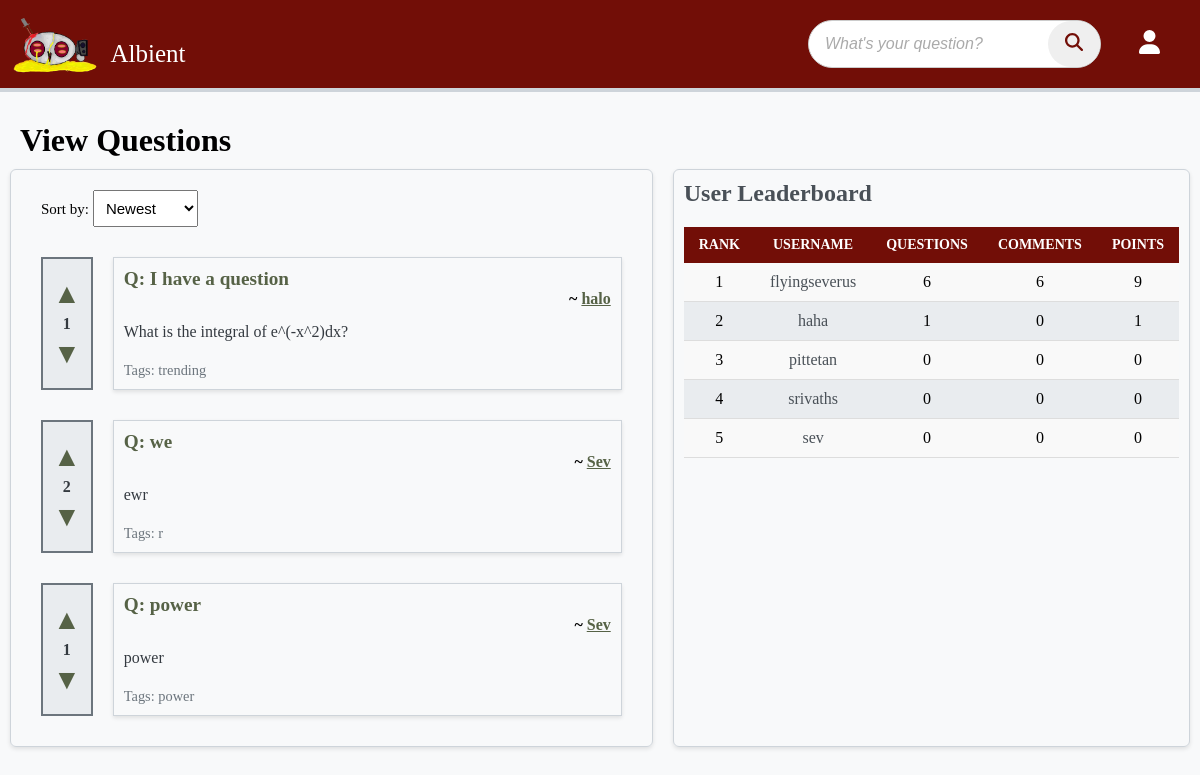
Screenshot of / (signed in) with the database file from the repository.
### albient/models.py (models this page shows)
class Question(db.Model):
    id = sa.Column(sa.Integer, primary_key=True, unique=True)
    title = sa.Column(sa.String(64))
    content = sa.Column(sa.Text)
    user_id = sa.Column(sa.Integer, sa.ForeignKey("user.id"))
    comments = relationship("Comment", backref="question", lazy=True)
    tags = sa.Column(sa.String(32))
    votes = sa.Column(sa.Integer, default=0)
    is_resolved = sa.Column(sa.Boolean, default=False)

class User(db.Model, UserMixin):
    id = sa.Column(sa.Integer, primary_key=True, unique=True)
    role_id = sa.Column(sa.Integer, default=0)  # 0 for normal users, 1 for admin
    email = sa.Column(sa.String(320))
    username = sa.Column(sa.String(64), nullable=False, unique=True)
    display_name = sa.Column(sa.String(32))
    password = sa.Column(sa.String(64), nullable=False)
    rep_points = sa.Column(sa.Integer)
    questions = relationship("Question", backref="op", lazy=True)
    replies = relationship("Comment", backref="op", lazy=True)

### albient/routes.py (the view, shortened to what this page needs)
@app.route("/home")
@app.route("/")
def home():
    sort_by = request.args.get("sort_by", "id")
    leaderboard_data = (
        db.session.query(
            User.id,
            User.username,
            func.count(Question.id).label("questions_asked"),
            func.count(Comment.id).label("comments_made"),
            func.sum(Question.votes).label("total_votes_received"),
        )
        .outerjoin(Question, User.id == Question.user_id)
        .outerjoin(Comment, User.id == Comment.user_id)
        .group_by(User.id)
        .order_by(func.sum(Question.votes).desc())
        .all()
    )
    if sort_by == "popularity":
        questions = Question.query.order_by(Question.votes.desc()).all()
    else:
        questions = Question.query.order_by(Question.id.desc()).all()
    return render_template(
        "home.html", questions=questions, leaderboard_data=leaderboard_data
    )

### albient/models.py (called while the page is built)
@login_manager.user_loader
def load_user(user_id):
    return User.query.get(int(user_id))

### albient/templates/home.html (shortened to what this page needs)
{% extends 'base.html' %}
{% block content %}
  <h1>View Questions</h1>
  <div class="parent">
    <div class="view_questions">
      <form method="get" action="{{ url_for('home') }}" class="sort-form">
        <label for="sort_by">Sort by:</label>
        <select id="sort_by" name="sort_by" onchange="this.form.submit()">
            <option value="id" {% if request.args.get('sort_by') == 'id' %}selected{% endif %}>Newest</option>
        </select>
      </form>
      {% for question in questions %}
      <div class="question">
        <div class="vote-buttons">
            <a class="vote-button upvote-icon" href="{{url_for('upvote_post', post_id=question.id, del=1) }}" >&#9650;</a>
            <span>{{ question.votes }}</span>
            <a class="vote-button downvote-icon" href="{{url_for('upvote_post', post_id=question.id, del=-1) }}">&#9660;</a>
        </div>
        <div class="notvotebuttons">
          <a href="{{ url_for('view_question', id=question.id) }}" class="question-title">Q: {{ question.title }}</a>
          <h4>~ <a href="{{ url_for('view_user', username=question.op.username)}}">{{ question.op.display_name }}</a> </h4>
          <p>{{ question.content }}</p>
          <small>Tags: {{ question.tags }}</small>
        </div>
      </div>
      {% endfor %}
    </div>
    <div class="ask_questions">
        <h2>User Leaderboard</h2>
        <table class="leaderboard">
          <thead>
              <tr>
                  <th>Rank</th>
                  <th>Username</th>
                  <th>Questions </th>
                  <th>Comments </th>
                  <th>Points</th>
              </tr>
          </thead>
          <tbody>
              {% for user in leaderboard_data %}
              <tr>
                  <td>{{ loop.index }}</td>
                  <td>
                    <a href="{{ url_for('view_user', username=user.username) }}">{{ user.username }}</a>
                  </td>
                  <td>{{ user.questions_asked or 0 }}</td>
                  <td>{{ user.comments_made or 0 }}</td>
                  <td>{{ user.total_votes_received or 0 }}</td>
              </tr>
              {% endfor %}
          </tbody>
      </table>
    </div>
  </div>
{% endblock %}

### albient/static/syles.css (style rules this page uses)
:root { --seasalt: #f8f9faff; --antiflash-white: #e9ecefff; --platinum: #dee2e6ff; --french-gray: #ced4daff; --french-gray-2: #adb5bdff; --slate-gray: #6c757dff; --outer-space: #495057ff; --onyx: #343a40ff; --eerie-black: #212529ff; --brick: #720E07; }
a:visited, a { color: #566246; }
* { margin: 0; padding: 0; }
body { min-height: 100vh; margin: 0; padding: 0; font-family: 'Monaspace Radon Var'; background: var(--seasalt); }
.parent { display: grid; grid-template-columns: 8fr 4fr; grid-template-rows: 1fr; grid-template-areas: "view_questions ask_questions"; }
.parent>* { border: 4px solid var(--french-gray-2); }
.parent .view_questions .question { margin: 10px 10px; padding: 10px; display: flex; }
.parent .view_questions .question .vote-buttons { display: flex; flex-direction: column; justify-content: center; align-items: center; margin-right: 10px; font-size: 1em; font-weight: bold; color: var(--onyx); background-color: var(--antiflash-white); padding: 10px; border: 2px solid var(--slate-gray); }
.parent .view_questions .question .vote-buttons a { margin: 5px 0; font-size: 28px; text-decoration: none; cursor: pointer; }
.parent .view_questions .question .notvotebuttons { border: 1px solid var(--french-gray); padding: 10px; margin-left: 10px; box-shadow: 0 2px 4px rgba(0, 0, 0, 0.1); width: 100%; }
.parent .view_questions .question .notvotebuttons small { font-size: 0.9em; color: var(--slate-gray); }
.parent .view_questions .question .notvotebuttons a.question-title { font-size: 1.2em; font-weight: bold; text-decoration: none; }
.parent .view_questions .question .notvotebuttons p { font-size: 1em; color: var(--onyx); }
.parent .view_questions { border: 1px solid var(--french-gray); border-radius: 6px; padding: 10px; margin: 10px; box-shadow: 0 2px 4px rgba(0, 0, 0, 0.1); overflow: hidden; -ms-overflow-style: none; scrollbar-width: none; }
.parent .view_questions .sort-form { padding: 10px; margin-left: 10px; }
.parent .ask_questions { border: 1px solid var(--french-gray); border-radius: 6px; padding: 10px; margin: 10px; box-shadow: 0 2px 4px rgba(0, 0, 0, 0.1); }
.parent .ask_questions h2 { font-size: 1.5em; font-weight: bold; color: var(--outer-space); }
h1 { margin-left: 20px; }
.parent .ask_questions a { text-decoration: none; color: var(--outer-space); }
table { width: 100%; border-collapse: collapse; margin-top: 20px; }
table th, table td { padding: 10px 15px; text-align: center; }
table thead th { background-color: var(--brick); color: #fff; text-transform: uppercase; font-size: 14px; }
table tbody tr:nth-child(odd) { background-color: #f9f9f9; }
table tbody tr:nth-child(even) { background-color: #e9ecef; }
table tbody td { border-bottom: 1px solid #ddd; }
.sort-form select { padding: 8px; font-size: 15px; }
.sort-form label { font-size: 15px; }
.question p { margin-top: 15px; margin-bottom: 20px; }
.question h4 { text-align: right; }

### albient/static/navbar.css (style rules this page uses)
:root { --seasalt: #f8f9faff; --antiflash-white: #e9ecefff; --platinum: #dee2e6ff; --french-gray: #ced4daff; --french-gray-2: #adb5bdff; --slate-gray: #6c757dff; --outer-space: #495057ff; --onyx: #343a40ff; --eerie-black: #212529ff; --logo-color: #ff5733ff; --brick: #720E07; }

### rows the page displays
Question: votes "1", title "I have a question", op.display_name "halo", content "What is the integral of e^(-x^2)dx?", tags "trending"
Question: votes "2", title "we", op.display_name "Sev", content "ewr", tags "r"
Question: votes "1", title "power", op.display_name "Sev", content "power", tags "power"
User: username "flyingseverus", questions_asked "6", comments_made "6", total_votes_received "9"
User: username "haha", questions_asked "1", role "0", total_votes_received "1"
User: username "pittetan", role "0"
User: username "srivaths", role "0"
User: username "sev", role "0"
